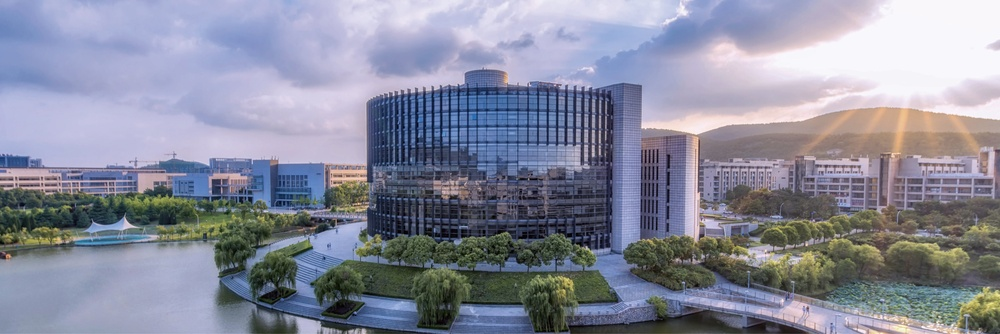
#> input picture CV/img/1.jpg, 1000 x 334 px, shrunk from 11386 x 3804 before the run
$ python Chapter2_RGB2HSV.py
#> lines starting #> are read from the running program, lines starting #| are printed output that depends on the picture
import cv2
import numpy as np
import matplotlib.pyplot as plt

# 读取真彩色图像
image_path = "img/1.jpg"
image = cv2.imread(image_path)
#> image is the input picture: shape (334, 1000, 3); mean B, G, R 156.3, 139.3, 136.6
image = cv2.cvtColor(image, cv2.COLOR_BGR2RGB)  # 转换为RGB格式

# 转换到HSV颜色空间
hsv_image = cv2.cvtColor(image, cv2.COLOR_RGB2HSV).astype(np.float32)
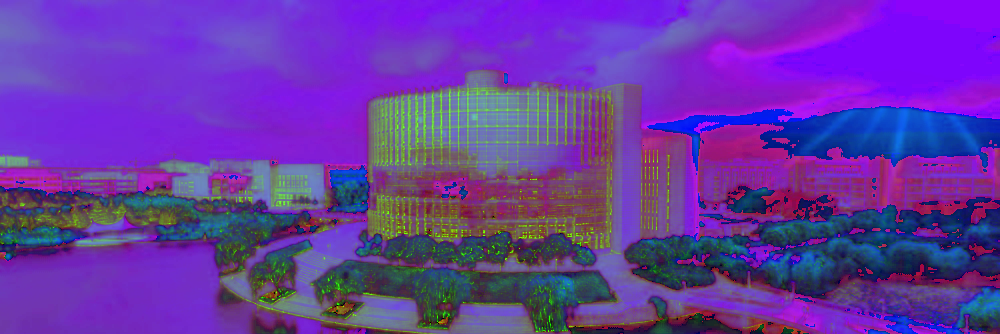
#> hsv_image: shape (334, 1000, 3) float32; mean R, G, B 103.2, 55.7, 162.1

# 增大亮度（V通道）为2倍，并限制最大值为255
hsv_image[:, :, 2] = np.clip(hsv_image[:, :, 2] * 2, 0, 255)
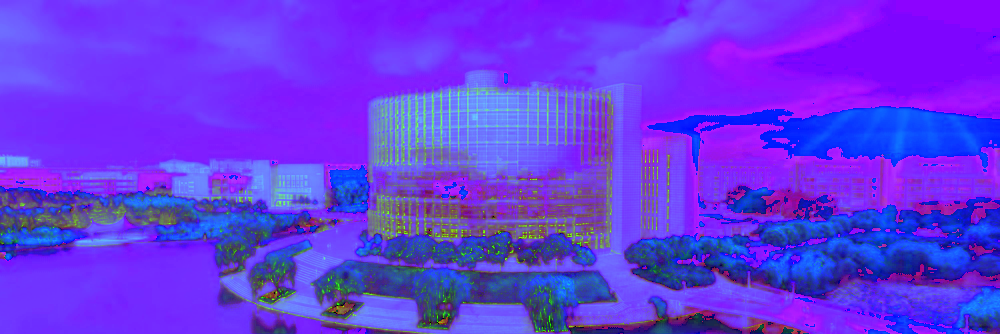
#> hsv_image: shape (334, 1000, 3) float32; mean R, G, B 103.2, 55.7, 228.7

# 修改色调（H通道）和饱和度（S通道）
hsv_image[:, :, 0] = (hsv_image[:, :, 0] + 10) % 180  # 色调增加10
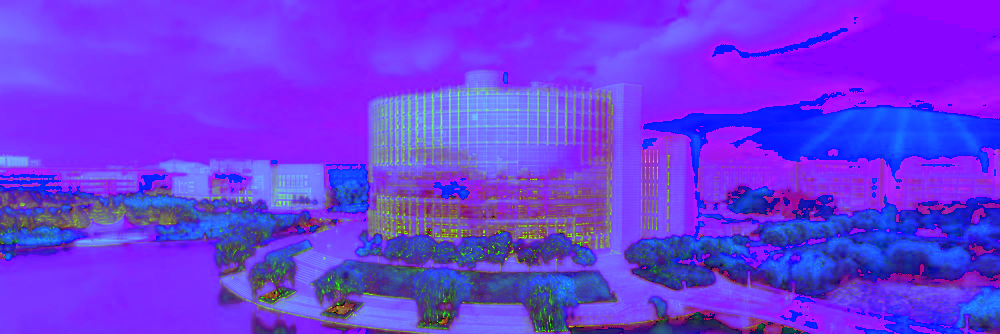
#> hsv_image: shape (334, 1000, 3) float32; mean R, G, B 109.6, 55.7, 228.7
hsv_image[:, :, 1] = np.clip(hsv_image[:, :, 1] * 1.2, 0, 255)  # 饱和度增加20%
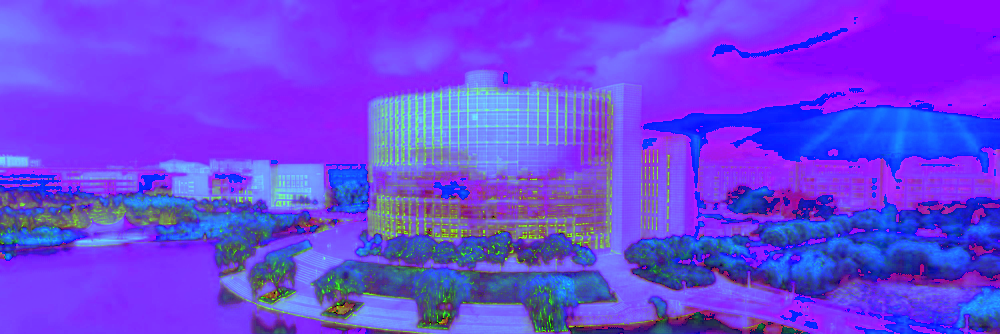
#> hsv_image: shape (334, 1000, 3) float32; mean R, G, B 109.6, 66.8, 228.7

# 转换回RGB颜色空间
hsv_image = hsv_image.astype(np.uint8)
processed_image = cv2.cvtColor(hsv_image, cv2.COLOR_HSV2RGB)
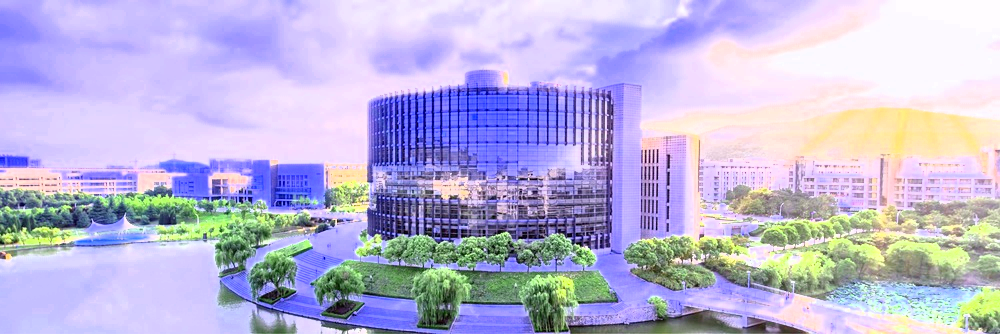
#> processed_image: shape (334, 1000, 3); mean R, G, B 187.1, 181.9, 216.2

# 显示原始图像和处理后的图像
fig, ax = plt.subplots(1, 2, figsize=(12, 6))
ax[0].imshow(image)
ax[0].set_title("Original Image")
ax[0].axis("off")

ax[1].imshow(processed_image)
ax[1].set_title("Processed Image")
ax[1].axis("off")

plt.show()

$ run again, with CV/img/fruit.jpg copied over CV/img/1.jpg
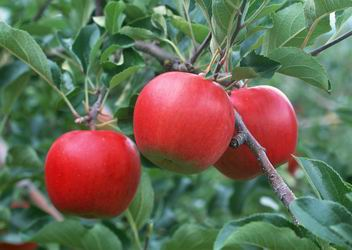
#> input picture CV/img/fruit.jpg, 352 x 250 px
#> image is the input picture: shape (250, 352, 3); mean B, G, R 85.9, 106.8, 107.7
#> `hsv_image[:, :, 1] = np.clip(hsv_image[:, :, 1] * 1.2, 0, 255)`:
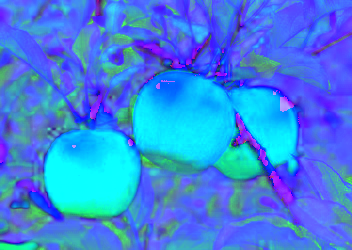
#> hsv_image: shape (250, 352, 3) float32; mean R, G, B 60.6, 131.4, 226.1
#> `processed_image = cv2.cvtColor(hsv_image, cv2.COLOR_HSV2RGB)`:
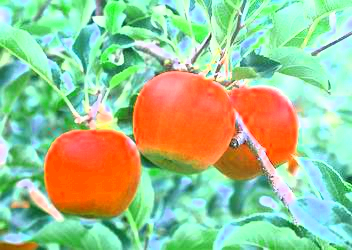
#> processed_image: shape (250, 352, 3); mean R, G, B 159.4, 192.3, 145.1
